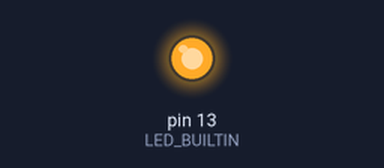
This sketch was run on a simulated Arduino Uno, built with avr-gcc and run on an emulated ATmega328P. On the bench: output pins drawn as LEDs (lit = HIGH).

Above: at 0.1 s.
Timing chart, 0 to 1.6 s (numbered marks = the images above):
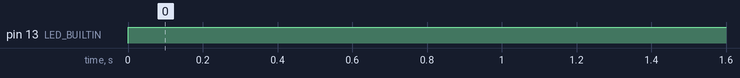

Measured:
- by itself, pin 13 (LED_BUILTIN): LOW → HIGH at 0.00 s

The sketch:

codigo.ino
```cpp
// C++ code
//
void setup()
{
  pinMode(LED_BUILTIN, OUTPUT);
}

void loop()
{
  digitalWrite(LED_BUILTIN, HIGH);
  delay(1000); // Wait for 1000 millisecond(s)
  digitalWrite(3, LOW);
  delay(1000); // Wait for 1000 millisecond(s)
}
```
